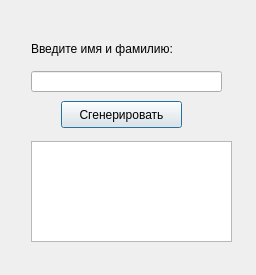
<?xml version="1.0" encoding="UTF-8"?>
<ui version="4.0">
 <class>Dialog</class>
 <widget class="QDialog" name="Dialog">
  <property name="geometry">
   <rect>
    <x>0</x>
    <y>0</y>
    <width>256</width>
    <height>275</height>
   </rect>
  </property>
  <property name="windowTitle">
   <string>Dialog</string>
  </property>
  <layout class="QGridLayout" name="gridLayout">
   <item row="0" column="0">
    <widget class="QWidget" name="centralwidget" native="true">
     <widget class="QLineEdit" name="lineEdit">
      <property name="geometry">
       <rect>
        <x>20</x>
        <y>60</y>
        <width>191</width>
        <height>21</height>
       </rect>
      </property>
     </widget>
     <widget class="QLabel" name="label">
      <property name="geometry">
       <rect>
        <x>20</x>
        <y>30</y>
        <width>181</width>
        <height>16</height>
       </rect>
      </property>
      <property name="text">
       <string>Введите имя и фамилию:</string>
      </property>
     </widget>
     <widget class="QPushButton" name="pushButton">
      <property name="geometry">
       <rect>
        <x>50</x>
        <y>90</y>
        <width>121</width>
        <height>27</height>
       </rect>
      </property>
      <property name="text">
       <string>Сгенерировать</string>
      </property>
     </widget>
     <widget class="QTextBrowser" name="textBrowser">
      <property name="geometry">
       <rect>
        <x>20</x>
        <y>130</y>
        <width>201</width>
        <height>101</height>
       </rect>
      </property>
     </widget>
    </widget>
   </item>
  </layout>
 </widget>
 <resources/>
 <connections/>
</ui>
